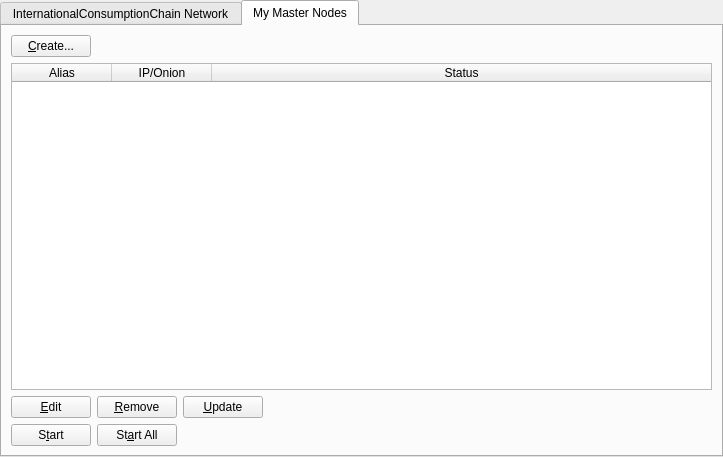
<?xml version="1.0" encoding="UTF-8"?>
<ui version="4.0">
 <class>MasternodeManager</class>
 <widget class="QWidget" name="MasternodeManager">
  <property name="geometry">
   <rect>
    <x>0</x>
    <y>0</y>
    <width>723</width>
    <height>457</height>
   </rect>
  </property>
  <property name="windowTitle">
   <string>Form</string>
  </property>
  <layout class="QVBoxLayout" name="topLayout">
   <property name="leftMargin">
    <number>0</number>
   </property>
   <property name="topMargin">
    <number>0</number>
   </property>
   <property name="rightMargin">
    <number>0</number>
   </property>
   <property name="bottomMargin">
    <number>0</number>
   </property>
   <item>
    <layout class="QVBoxLayout" name="verticalLayout">
     <property name="bottomMargin">
      <number>0</number>
     </property>
     <item>
      <widget class="QTabWidget" name="tabWidget">
       <property name="currentIndex">
        <number>1</number>
       </property>
       <widget class="QWidget" name="tab">
        <attribute name="title">
         <string>InternationalConsumptionChain Network</string>
        </attribute>
        <layout class="QGridLayout" name="gridLayout">
         <item row="1" column="0">
          <widget class="QTableWidget" name="tableWidget">
           <property name="editTriggers">
            <set>QAbstractItemView::NoEditTriggers</set>
           </property>
           <property name="alternatingRowColors">
            <bool>true</bool>
           </property>
           <property name="selectionBehavior">
            <enum>QAbstractItemView::SelectRows</enum>
           </property>
           <property name="sortingEnabled">
            <bool>true</bool>
           </property>
           <attribute name="horizontalHeaderStretchLastSection">
            <bool>true</bool>
           </attribute>
           <column>
            <property name="text">
             <string>Address</string>
            </property>
           </column>
           <column>
            <property name="text">
             <string>Active</string>
            </property>
           </column>
           <column>
            <property name="text">
             <string>Active (secs)</string>
            </property>
           </column>
           <column>
            <property name="text">
             <string>Last Seen</string>
            </property>
           </column>
           <column>
            <property name="text">
             <string>Pubkey</string>
            </property>
           </column>
          </widget>
         </item>
         <item row="0" column="0">
          <layout class="QHBoxLayout" name="horizontalLayout_3">
           <property name="bottomMargin">
            <number>0</number>
           </property>
           <item>
            <widget class="QLabel" name="label_2">
             <property name="text">
              <string>InternationalConsumptionChain Node Count:</string>
             </property>
            </widget>
           </item>
           <item>
            <widget class="QLabel" name="countLabel">
             <property name="text">
              <string>0</string>
             </property>
            </widget>
           </item>
           <item>
            <spacer name="horizontalSpacer_3">
             <property name="orientation">
              <enum>Qt::Horizontal</enum>
             </property>
             <property name="sizeHint" stdset="0">
              <size>
               <width>40</width>
               <height>20</height>
              </size>
             </property>
            </spacer>
           </item>
          </layout>
         </item>
        </layout>
       </widget>
       <widget class="QWidget" name="tab_2">
        <attribute name="title">
         <string>My Master Nodes</string>
        </attribute>
        <layout class="QGridLayout" name="gridLayout_2">
         <item row="0" column="0">
          <layout class="QVBoxLayout" name="verticalLayout_2">
           <property name="bottomMargin">
            <number>0</number>
           </property>
           <item>
            <layout class="QHBoxLayout" name="horizontalLayout">
             <item>
              <widget class="QPushButton" name="createButton">
               <property name="text">
                <string>&amp;Create...</string>
               </property>
              </widget>
             </item>
             <item>
              <spacer name="horizontalSpacer">
               <property name="orientation">
                <enum>Qt::Horizontal</enum>
               </property>
               <property name="sizeHint" stdset="0">
                <size>
                 <width>40</width>
                 <height>20</height>
                </size>
               </property>
              </spacer>
             </item>
            </layout>
           </item>
           <item>
            <widget class="QTableWidget" name="tableWidget_2">
             <property name="minimumSize">
              <size>
               <width>695</width>
               <height>0</height>
              </size>
             </property>
             <property name="editTriggers">
              <set>QAbstractItemView::NoEditTriggers</set>
             </property>
             <property name="alternatingRowColors">
              <bool>true</bool>
             </property>
             <property name="selectionMode">
              <enum>QAbstractItemView::SingleSelection</enum>
             </property>
             <property name="selectionBehavior">
              <enum>QAbstractItemView::SelectRows</enum>
             </property>
             <attribute name="horizontalHeaderStretchLastSection">
              <bool>true</bool>
             </attribute>
             <column>
              <property name="text">
               <string>Alias</string>
              </property>
             </column>
             <column>
              <property name="text">
               <string>IP/Onion</string>
              </property>
             </column>
             <column>
              <property name="text">
               <string>Status</string>
              </property>
             </column>
            </widget>
           </item>
           <item>
            <layout class="QHBoxLayout" name="horizontalLayout_2">
             <property name="bottomMargin">
              <number>0</number>
             </property>
             <item>
              <widget class="QPushButton" name="editButton">
               <property name="text">
                <string>&amp;Edit</string>
               </property>
              </widget>
             </item>
             <item>
              <widget class="QPushButton" name="removeButton">
               <property name="text">
                <string>&amp;Remove</string>
               </property>
              </widget>
             </item>
             <item>
              <widget class="QPushButton" name="UpdateButton">
               <property name="text">
                <string>&amp;Update</string>
               </property>
              </widget>
             </item>
             <item>
              <spacer name="horizontalSpacer_2">
               <property name="orientation">
                <enum>Qt::Horizontal</enum>
               </property>
               <property name="sizeHint" stdset="0">
                <size>
                 <width>40</width>
                 <height>20</height>
                </size>
               </property>
              </spacer>
             </item>
            </layout>
           </item>
           <item>
            <layout class="QHBoxLayout" name="horizontalLayout_4">
             <property name="bottomMargin">
              <number>0</number>
             </property>
            </layout>
           </item>
           <item>
            <layout class="QHBoxLayout" name="horizontalLayout_5">
             <property name="bottomMargin">
              <number>0</number>
             </property>
             <item>
              <widget class="QPushButton" name="startButton">
               <property name="text">
                <string>S&amp;tart</string>
               </property>
              </widget>
             </item>
             <item>
              <widget class="QPushButton" name="startAllButton">
               <property name="text">
                <string>St&amp;art All</string>
               </property>
              </widget>
             </item>
             <item>
              <spacer name="horizontalSpacer_5">
               <property name="orientation">
                <enum>Qt::Horizontal</enum>
               </property>
               <property name="sizeHint" stdset="0">
                <size>
                 <width>40</width>
                 <height>20</height>
                </size>
               </property>
              </spacer>
             </item>
            </layout>
           </item>
          </layout>
         </item>
        </layout>
       </widget>
      </widget>
     </item>
    </layout>
   </item>
  </layout>
 </widget>
 <resources/>
 <connections/>
</ui>
